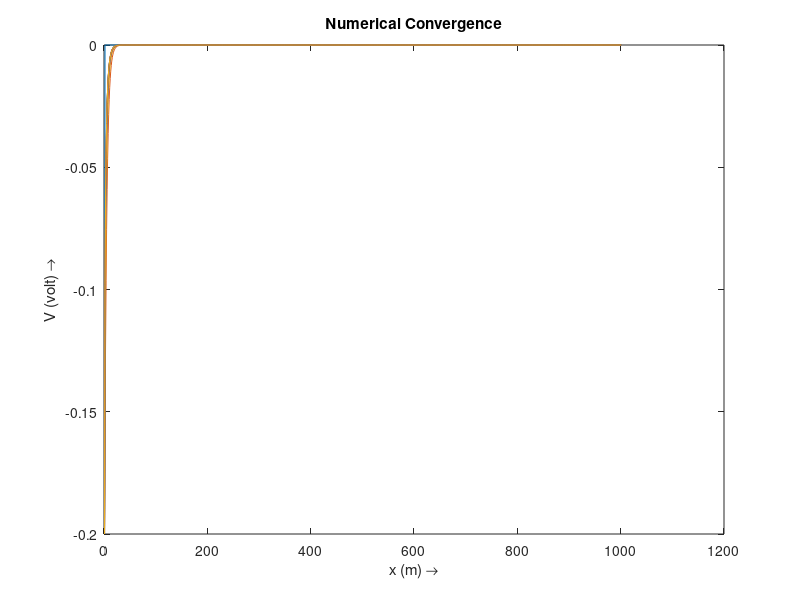
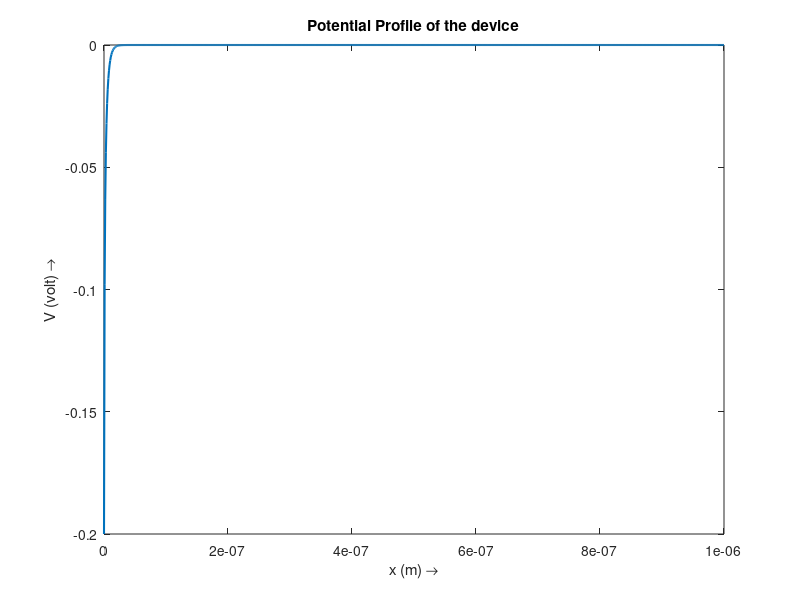

The MATLAB script that drew these images, in order:
%% NUMERICALLY SOLVING POISSON FOR N-MOSCAP

% Defining constants
epsilon0 = 8.854 * 10^-12;epsilon_si = 11.68;   % S.I. units
nm = 1e-9;                                      % nano meter -> m
k = 1.38e-23;                                   % S.I. units
q = 1.6e-19;                                    % S.I. units
T = 300;                                        % K

% p-type
doping_na = 1e18;           %(cm^-3)
doping_na = doping_na*1e6;  %(m^-3)
n_i = 1.5e10;               %(cm^-3)
n_i = n_i*1e6;              %(m^-3)


np0 = n_i^2/doping_na;
pp0 = doping_na;
epsilon = epsilon0*epsilon_si;


% Defining the region and parameters inside it
x = 0:1:1000;                       % 1um
x = x'*nm;                          % in m
theta = (x(2) - x(1));
N_A = doping_na*ones(size(x));      % p-type region

% Assumed Surface Potential
Vs = -0.2;

V = zeros(size(x));V(1) = Vs;

figure;
plot(V);
hold on;
Error = 10; % Arbitrary High value
i = 0;
while Error > 10*eps
    i = i+1;
    d2V_by_dx2=(V(3:end) - 2*V(2:end-1) + V(1:end-2))/theta^2;
    rho = q*( - N_A(2:end-1) + ( -np0*exp(q*V(2:end-1)/(k*T)) + pp0*exp(-q*V(2:end-1)/(k*T))));
    R = d2V_by_dx2+rho/epsilon;

    Mj = 2/theta^2 + (q/epsilon)*((q/(k*T))*np0*exp(q*V(2:end-1)/(k*T)) + (q/(k*T))*pp0*exp(-q*V(2:end-1)/(k*T)));

    m = size(x,1);
    CM=sparse(1:m-2,1:m-2,Mj,m-2,m-2)...
        +sparse(1:m-2-1,2:m-2,(-1/theta^2)*ones(m-2-1,1),m-2,m-2)+...
        sparse(2:m-2,1:m-2-1,(-1/theta^2)*ones(m-2-1,1),m-2,m-2); 

    DV = CM\R;
    V(2:end-1)=V(2:end-1)+DV;
    Error=norm(DV,2)/sqrt(m);
    plot(V);
end
title('Numerical Convergence');
xlabel('x (m) \rightarrow');
ylabel('V (volt) \rightarrow');

%% Plotting the Final Potential Profile
figure;
plot(x,V,'LineWidth',1.5);
hold on;
xlabel('x (m) \rightarrow');
ylabel('V (volt) \rightarrow');
title('Potential Profile of the device');
xlim([x(1),x(end)]);

% figure;
% plot(x,-V,'g','LineWidth',2);
% xlabel('x (m) \rightarrow');
% ylabel('Energy (eV) \rightarrow');
% title('Energy Band Diagram');
% xlim([x(1),x(end)]);
% line([0 0],[-1 1],'Color','red','LineStyle','--');
% text(-0.5e-7,0,'n-type','HorizontalAlignment','center');
% text(0.5e-7,0,'p-type','HorizontalAlignment','center');

%% Electron and Hole Densities
n_x = n_i*exp(q*V/(k*T))*1e-6;   % (cm^-3)
h_x = n_i*exp(-q*V/(k*T))*1e-6;   % (cm^-3)
 
% figure;
% plot(x,n_x,'g','LineWidth',1.5);
% hold on;
% plot(x,h_x,'r','LineWidth',1.5);
% xlabel('x (m) \rightarrow');
% ylabel('density   (cm^-^3) \rightarrow');
% title('Electron & Hole Densities');
% xlim([x(1),x(end)]);
% line([0 0],[0 n_x(1)],'Color','blue','LineStyle','--');
% text(-0.5e-7,n_x(1)/2,'n-type','HorizontalAlignment','center');
% text(0.5e-7,n_x(1)/2,'p-type','HorizontalAlignment','center');
% legend('n(x)','h(x)');

% figure;
% semilogy(x,n_x,'g','LineWidth',1.5);
% hold on;
% semilogy(x,h_x,'r','LineWidth',1.5);
% xlabel('x (m) \rightarrow');
% ylabel('ln(density(cm^-^3)) \rightarrow');
% title('Electron & Hole Densities');
% xlim([x(1),x(end)]);
% line([0 0],[0 n_x(1)],'Color','blue','LineStyle','--');
% text(-0.5e-7,exp(log(n_x(1))/2),'n-type','HorizontalAlignment','center');
% text(0.5e-7,exp(log(n_x(1))/2),'p-type','HorizontalAlignment','center');
% legend('n(x)','h(x)');
% hold off;

%% Ideal case calculations
% V0 = V(1) - V(end);
% xn = sqrt((2*epsilon*V0/q)*doping_na/(doping_nd*(doping_na+doping_nd)));
% xp = sqrt((2*epsilon*V0/q)*doping_nd/(doping_na*(doping_na+doping_nd)));
% xp_index = knnsearch(x,xp);
% xn_index = knnsearch(x,xn);
% 
% V_ideal = zeros(size(x));
% 
% V_ideal(ceil(size(x,1)/2):xn_index) = (q*doping_nd/epsilon)*(xn-x(ceil(size(x,1)/2):xn_index)/2).*x(ceil(size(x,1)/2):xn_index);
% V_ideal(size(x,1)-xp_index:ceil(size(x,1)/2)) = (q*doping_na/(2*epsilon))*(x(size(x,1)-xp_index:ceil(size(x,1)/2))+xp).^2;
% 
% V_ideal(xn_index+1:end) = V_ideal(xn_index);
% V_ideal(1:ceil(size(x,1)/2)) = V_ideal(1:ceil(size(x,1)/2)) - V_ideal(ceil(size(x,1)/2));
% V_ideal = flip(V_ideal,1);
% 
% delta = V_ideal(1) - V(1);
% V_ideal(:,1) = V_ideal(:,1) - delta;
% 
% plot(x,V_ideal,'LineWidth',1.5);
% xlabel('x (m) \rightarrow');
% ylabel('V (volt) \rightarrow');
% title('Potential Profile of the device');
% xlim([x(1),x(end)]);
% line([0 0],[-1 1],'Color','red','LineStyle','--');
% text(-0.5e-7,0,'n-type','HorizontalAlignment','center');
% text(0.5e-7,0,'p-type','HorizontalAlignment','center');
% legend('Numerical Solution','Depletion Approximation');